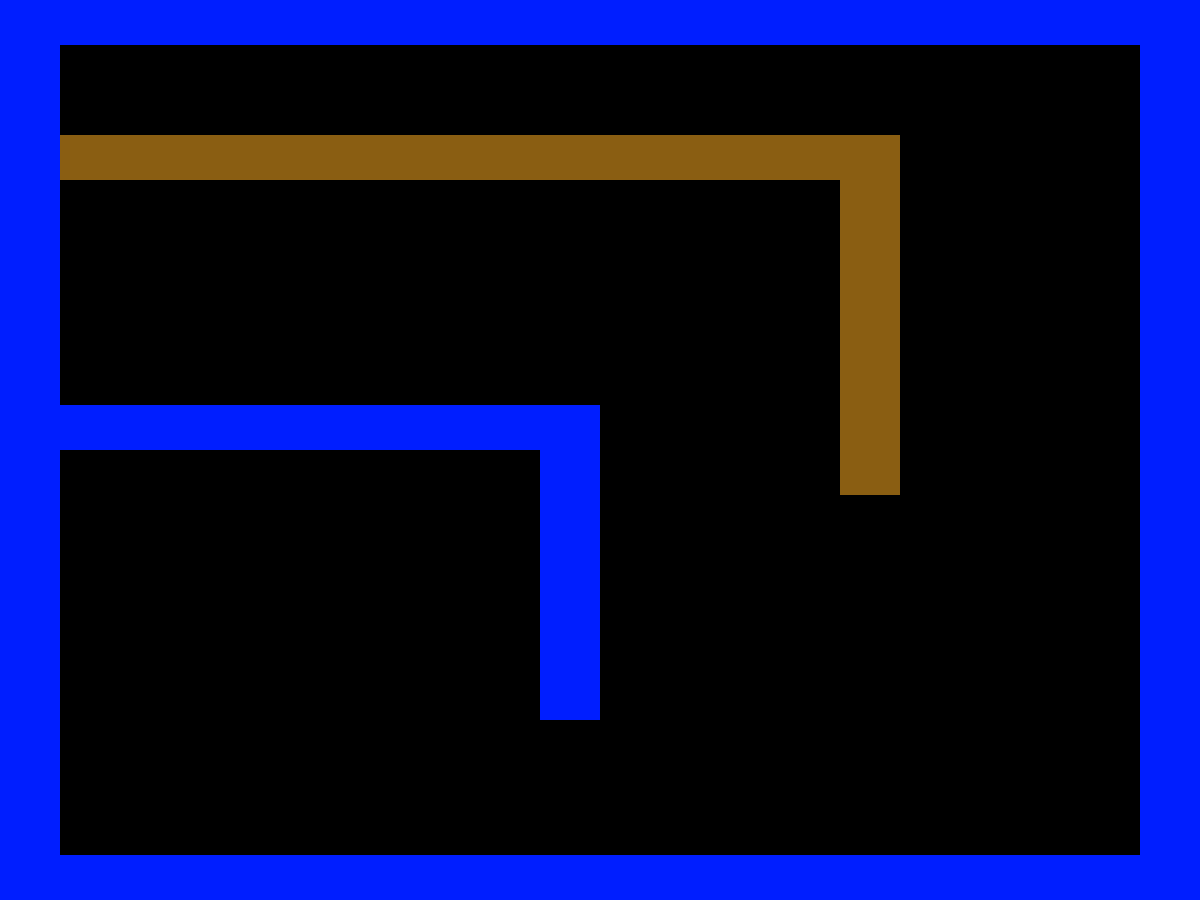

Below is a game level as drawn by its tile map, then a one-line description and the .tmx that defines it (tile-layer data replaced by summaries):
An orthogonal 20x20 tile map with 60x45 px tiles, 2 tile layers (collision, Tile Layer 2).

<map version="1.0" orientation="orthogonal" width="20" height="20" tilewidth="60" tileheight="45">
 <tileset firstgid="1" name="basic" tilewidth="60" tileheight="45">
  <image source="tiles.png" width="60" height="450" />
 </tileset>
 <layer name="collision" width="20" height="20">
  <data>[400 cells, 400 non-empty, 2 distinct tile ids]</data>
 </layer>
 <layer name="Tile Layer 2" width="20" height="20">
  <data>[400 cells, 117 non-empty, 3 distinct tile ids]</data>
 </layer>
</map>